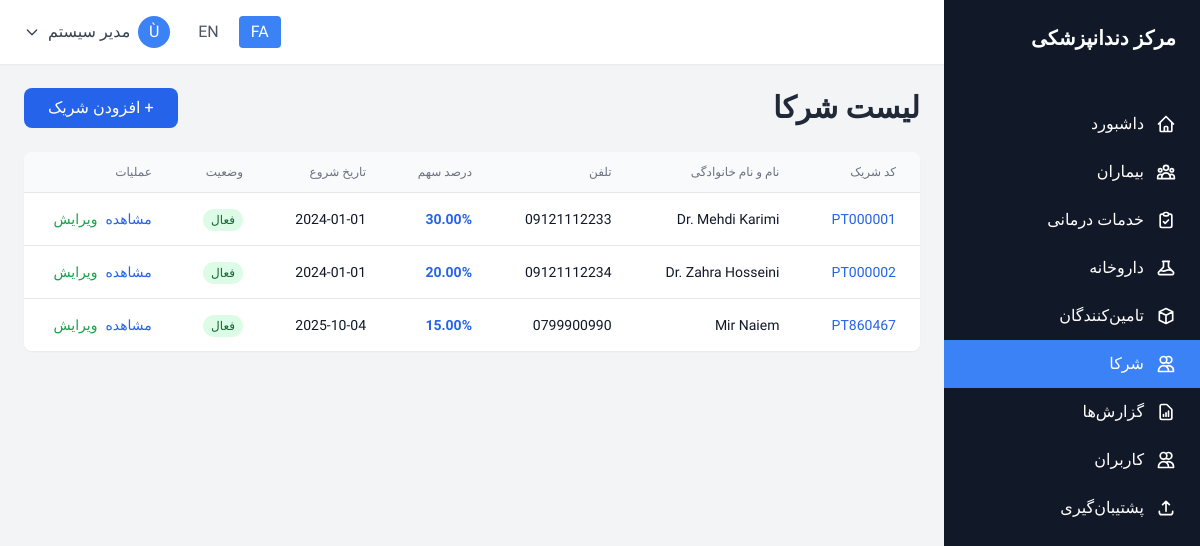
Screenshot of /partners/index.php (signed in) with the database file from the repository.
### tables this page shows
CREATE TABLE IF NOT EXISTS system (
    id INT AUTO_INCREMENT PRIMARY KEY,
    record_type ENUM('setting', 'activity_log') NOT NULL,
    setting_key VARCHAR(50),
    setting_value TEXT,
    setting_type VARCHAR(20) DEFAULT 'text',
    description TEXT,
    user_id INT,
    action VARCHAR(50),
    table_name VARCHAR(50),
    record_id INT,
    ip_address VARCHAR(45),
    user_agent TEXT,
    created_at DATETIME DEFAULT CURRENT_TIMESTAMP,
    updated_at DATETIME DEFAULT CURRENT_TIMESTAMP ON UPDATE CURRENT_TIMESTAMP,
    INDEX idx_record_type (record_type),
    INDEX idx_setting_key (setting_key),
    INDEX idx_user_action (user_id, action),
    INDEX idx_table_record (table_name, record_id),
    INDEX idx_activity_date (created_at),
    UNIQUE KEY unique_setting (setting_key, record_type),
    FOREIGN KEY (user_id) REFERENCES users(id) ON DELETE SET NULL
);

CREATE TABLE IF NOT EXISTS documents (
    id INT AUTO_INCREMENT PRIMARY KEY,
    document_type ENUM('prescription', 'partner_share', 'backup', 'invoice') NOT NULL,
    document_code VARCHAR(20) UNIQUE NOT NULL,
    patient_id INT,
    service_id INT,
    title VARCHAR(200) NOT NULL,
    content TEXT,
    file_path VARCHAR(255),
    file_size BIGINT,
    partner_name VARCHAR(100),
    partner_phone VARCHAR(20),
    partner_email VARCHAR(100),
    share_percentage DECIMAL(5, 2),
    period_start DATE,
    period_end DATE,
    share_amount DECIMAL(10, 2),
    paid_amount DECIMAL(10, 2) DEFAULT 0,
    diagnosis TEXT,
    medicine_instructions TEXT,
    status ENUM('active', 'inactive', 'completed', 'cancelled') DEFAULT 'active',
    created_by INT,
    created_at DATETIME DEFAULT CURRENT_TIMESTAMP,
    updated_at DATETIME DEFAULT CURRENT_TIMESTAMP ON UPDATE CURRENT_TIMESTAMP,
    INDEX idx_document_type_code (document_type, document_code),
    INDEX idx_patient_type (patient_id, document_type),
    INDEX idx_service_type (service_id, document_type),
    INDEX idx_partner_period (partner_name, period_start, period_end),
    INDEX idx_status_type (status, document_type),
    INDEX idx_created_date_type (created_at, document_type),
    FOREIGN KEY (patient_id) REFERENCES patients(id) ON DELETE CASCADE,
    FOREIGN KEY (service_id) REFERENCES services(id) ON DELETE SET NULL,
    FOREIGN KEY (created_by) REFERENCES users(id) ON DELETE SET NULL
);

### partners/index.php (the view, shortened to what the rows shown need)
<?php
require_once '../config/config.php';
include '../includes/header.php';
$partners = fetchAll("
    SELECT
        id,
        document_code as partner_code,
        partner_name as full_name,
        partner_phone as phone,
        partner_email as email,
        share_percentage,
        period_start as start_date,
        period_end as end_date,
        CASE WHEN status = 'active' THEN 1 ELSE 0 END as is_active
    FROM documents
    WHERE document_type = 'partner_share'
    ORDER BY status DESC, partner_name
");
?>
<div class="space-y-6">
    <div class="flex items-center justify-between">
        <h1 class="text-3xl font-bold text-gray-800"><?php echo $lang['partner_list']; ?></h1>
    </div>
    <div class="bg-white rounded-lg shadow-sm overflow-hidden">
        <?php if (empty($partners)): ?>
            <div class="p-8 text-center text-gray-500">
                <?php echo $lang['no_data']; ?>
            </div>
        <?php else: ?>
            <div class="overflow-x-auto">
                <table class="min-w-full divide-y divide-gray-200">
                    <thead class="bg-gray-50">
                        <tr>
                            <th class="px-6 py-3 text-<?php echo $current_lang === 'fa' ? 'right' : 'left'; ?> text-xs font-medium text-gray-500 uppercase"><?php echo $lang['partner_code']; ?></th>
                            <th class="px-6 py-3 text-<?php echo $current_lang === 'fa' ? 'right' : 'left'; ?> text-xs font-medium text-gray-500 uppercase"><?php echo $lang['full_name']; ?></th>
                            <th class="px-6 py-3 text-<?php echo $current_lang === 'fa' ? 'right' : 'left'; ?> text-xs font-medium text-gray-500 uppercase"><?php echo $lang['phone']; ?></th>
                            <th class="px-6 py-3 text-<?php echo $current_lang === 'fa' ? 'right' : 'left'; ?> text-xs font-medium text-gray-500 uppercase"><?php echo $lang['share_percentage']; ?></th>
                            <th class="px-6 py-3 text-<?php echo $current_lang === 'fa' ? 'right' : 'left'; ?> text-xs font-medium text-gray-500 uppercase"><?php echo $lang['start_date']; ?></th>
                            <th class="px-6 py-3 text-<?php echo $current_lang === 'fa' ? 'right' : 'left'; ?> text-xs font-medium text-gray-500 uppercase"><?php echo $lang['status']; ?></th>
                            <th class="px-6 py-3 text-<?php echo $current_lang === 'fa' ? 'right' : 'left'; ?> text-xs font-medium text-gray-500 uppercase"><?php echo $lang['actions']; ?></th>
                        </tr>
                    </thead>
                    <tbody class="bg-white divide-y divide-gray-200">
                        <?php foreach ($partners as $partner): ?>
                        <tr class="hover:bg-gray-50">
                            <td class="px-6 py-4 whitespace-nowrap text-sm font-medium text-blue-600">
                                <?php echo $partner['partner_code']; ?>
                            </td>
                            <td class="px-6 py-4 whitespace-nowrap text-sm text-gray-900">
                                <?php echo htmlspecialchars($partner['full_name']); ?>
                            </td>
                            <td class="px-6 py-4 whitespace-nowrap text-sm text-gray-900">
                                <?php echo $partner['phone'] ?: '-'; ?>
                            </td>
                            <td class="px-6 py-4 whitespace-nowrap text-sm font-semibold text-blue-600">
                                <?php echo $partner['share_percentage']; ?>%
                            </td>
                            <td class="px-6 py-4 whitespace-nowrap text-sm text-gray-900">
                                <?php echo formatDate($partner['start_date']); ?>
                            </td>
                            <td class="px-6 py-4 whitespace-nowrap text-sm">
                                <span class="px-2 py-1 text-xs rounded-full <?php echo $partner['is_active'] ? 'bg-green-100 text-green-800' : 'bg-red-100 text-red-800'; ?>">
                                    <?php echo $partner['is_active'] ? $lang['active'] : $lang['inactive']; ?>
                                </span>
                            </td>
                            <td class="px-6 py-4 whitespace-nowrap text-sm font-medium">
                                <div class="flex gap-2">
                                    <a href="view.php?id=<?php echo $partner['id']; ?>"
                                       class="text-blue-600 hover:text-blue-900">
                                        <?php echo $lang['view']; ?>
                                    </a>
                                    <a href="edit.php?id=<?php echo $partner['id']; ?>"
                                       class="text-green-600 hover:text-green-900">
                                        <?php echo $lang['edit']; ?>
                                    </a>
                                </div>
                            </td>
                        </tr>
                        <?php endforeach; ?>
                    </tbody>
                </table>
            </div>
        <?php endif; ?>
    </div>
</div>
<?php include '../includes/footer.php'; ?>

### includes/header.php (shortened to what the rows shown need)
<?php
$lang = loadLanguage();
?>
<!DOCTYPE html>
<html lang="<?php echo $current_lang; ?>" dir="<?php echo $current_lang === 'fa' ? 'rtl' : 'ltr'; ?>">
<head>
    <script src="https://cdn.tailwindcss.com"></script>
</head>
<body class="bg-gray-100">
    <div class="flex h-screen overflow-hidden">
        <aside class="w-64 bg-gray-900 text-white flex-shrink-0 hidden md:block flex flex-col">
            <div class="p-6 flex-shrink-0">
                <h1 class="text-xl font-bold"><?php echo getSetting('clinic_name', $lang['app_name']); ?></h1>
            </div>
        </aside>
        <div class="flex-1 flex flex-col overflow-hidden">
            <main class="flex-1 overflow-y-auto p-6">

### rows the page displays
system: setting_value "مرکز دندانپزشکی"
documents: document_code "PT000001", partner_name "Dr. Mehdi Karimi", partner_phone "09121112233", share_percentage "30.00", period_start "2024-01-01"
documents: document_code "PT000002", partner_name "Dr. Zahra Hosseini", partner_phone "09121112234", share_percentage "20.00", period_start "2024-01-01"
documents: document_code "PT860467", partner_name "Mir Naiem", partner_phone "0799900990", share_percentage "15.00", period_start "2025-10-04"

### other values shown
$lang['menu_dashboard'] "داشبورد"
$lang['menu_patients'] "بیماران"
$lang['menu_services'] "خدمات درمانی"
$lang['menu_medicines'] "داروخانه"
$lang['menu_suppliers'] "تامین‌کنندگان"
$lang['menu_partners'] "شرکا"
$lang['menu_reports'] "گزارش‌ها"
$lang['menu_users'] "کاربران"
$lang['menu_backup'] "پشتیبان‌گیری"
substr($user['full_name'], 0, 1) "Ù"
$user['full_name'] "مدیر سیستم"
$lang['partner_list'] "لیست شرکا"
$lang['add_partner'] "افزودن شریک"
$lang['partner_code'] "کد شریک"
$lang['full_name'] "نام و نام خانوادگی"
